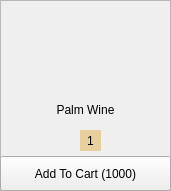
      <widget class="QFrame" name="frame_45">
       <property name="geometry">
        <rect>
         <x>320</x>
         <y>50</y>
         <width>171</width>
         <height>191</height>
        </rect>
       </property>
       <property name="frameShape">
        <enum>QFrame::StyledPanel</enum>
       </property>
       <property name="frameShadow">
        <enum>QFrame::Raised</enum>
       </property>
       <widget class="QLabel" name="label_86">
        <property name="geometry">
         <rect>
          <x>30</x>
          <y>10</y>
          <width>111</width>
          <height>91</height>
         </rect>
        </property>
        <property name="text">
         <string/>
        </property>
        <property name="pixmap">
         <pixmap resource="../icons/place.qrc">:/Assets/71323c86-199d-439f-b6d1-4d564162452a.jpg</pixmap>
        </property>
        <property name="scaledContents">
         <bool>true</bool>
        </property>
       </widget>
       <widget class="QLabel" name="label_87">
        <property name="geometry">
         <rect>
          <x>55</x>
          <y>100</y>
          <width>61</width>
          <height>20</height>
         </rect>
        </property>
        <property name="styleSheet">
         <string notr="true">background-color: transparent;
padding-bottom: -3;
border: 0;
font: 11pt &quot;Agency FB&quot;;</string>
        </property>
        <property name="text">
         <string>Palm Wine</string>
        </property>
        <property name="alignment">
         <set>Qt::AlignCenter</set>
        </property>
        <property name="wordWrap">
         <bool>true</bool>
        </property>
       </widget>
       <widget class="QPushButton" name="palmminus">
        <property name="geometry">
         <rect>
          <x>60</x>
          <y>130</y>
          <width>21</width>
          <height>23</height>
         </rect>
        </property>
        <property name="styleSheet">
         <string notr="true">QPushButton{
border: 0;}
QPushButton:hover{
padding-left: -2px;
}
QPushButton:pressed{
padding-left: -5px;
}</string>
        </property>
        <property name="text">
         <string/>
        </property>
        <property name="icon">
         <iconset resource="../icons/place.qrc">
          <normaloff>:/Assets/minus-hexagon.png</normaloff>:/Assets/minus-hexagon.png</iconset>
        </property>
        <property name="iconSize">
         <size>
          <width>20</width>
          <height>20</height>
         </size>
        </property>
       </widget>
       <widget class="QPushButton" name="plamplus">
        <property name="geometry">
         <rect>
          <x>100</x>
          <y>130</y>
          <width>21</width>
          <height>23</height>
         </rect>
        </property>
        <property name="styleSheet">
         <string notr="true">QPushButton{
border: 0;}
QPushButton:hover{
padding-left: 2px;
}
QPushButton:pressed{
padding-left: 5px;
}</string>
        </property>
        <property name="text">
         <string/>
        </property>
        <property name="icon">
         <iconset resource="../icons/place.qrc">
          <normaloff>:/Assets/plus-hexagon.png</normaloff>:/Assets/plus-hexagon.png</iconset>
        </property>
        <property name="iconSize">
         <size>
          <width>20</width>
          <height>20</height>
         </size>
        </property>
       </widget>
       <widget class="QLabel" name="palm_label">
        <property name="geometry">
         <rect>
          <x>80</x>
          <y>130</y>
          <width>21</width>
          <height>21</height>
         </rect>
        </property>
        <property name="styleSheet">
         <string notr="true">border: 0;
background-color: rgb(232, 208, 158)</string>
        </property>
        <property name="text">
         <string>1</string>
        </property>
        <property name="alignment">
         <set>Qt::AlignCenter</set>
        </property>
       </widget>
       <widget class="QPushButton" name="palmcart">
        <property name="geometry">
         <rect>
          <x>0</x>
          <y>156</y>
          <width>171</width>
          <height>35</height>
         </rect>
        </property>
        <property name="styleSheet">
         <string notr="true">QPushButton{
font: 11pt &quot;Agency FB&quot;;}
QPushButton:hover{
background-color: rgb(0, 0, 0);
color: rgb(255, 255, 255)
}</string>
        </property>
        <property name="text">
         <string>Add To Cart (1000)</string>
        </property>
       </widget>
      </widget>
